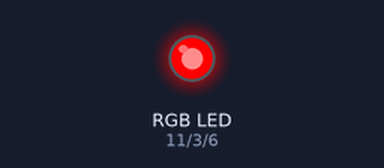
Bench run of a sketch on a simulated Arduino Uno, built with avr-gcc and run on an emulated ATmega328P. On the bench: an RGB LED mixed from three pins (HIGH = lit).

Above: at 0.15 s.
At 39.75 s:
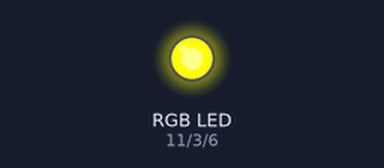
Timing chart, 0 to 40.0 s (numbered marks = the images above):
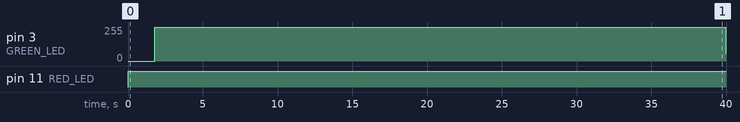

The sketch:

CW3.1.ino
```cpp
#define RED_LED 11
#define GREEN_LED 3
#define BLUE_LED 6
int t = 7;

void setup() {
    pinMode(RED_LED, OUTPUT);
    pinMode(GREEN_LED, OUTPUT);
    pinMode(BLUE_LED, OUTPUT);

}

void loop() {
    for (int light = 0; light <= 255; light++) {
        analogWrite(RED_LED, 255);
        analogWrite(GREEN_LED, light);
        analogWrite(BLUE_LED, LOW);
        delay(t);
    }
    for (int light = 0; light <= 255; light++) {
        analogWrite(RED_LED, 255 - light);
        analogWrite(GREEN_LED, 255);
        analogWrite(BLUE_LED, LOW);
        delay(t);
    }
}
```

Measured:
- by itself, pin 3 (GREEN_LED): 0/255 → 255/255 at 1.8 s, → 57/255 38.2 s later
- by itself, pin 11 (RED_LED): LOW → HIGH at 0.00 s
